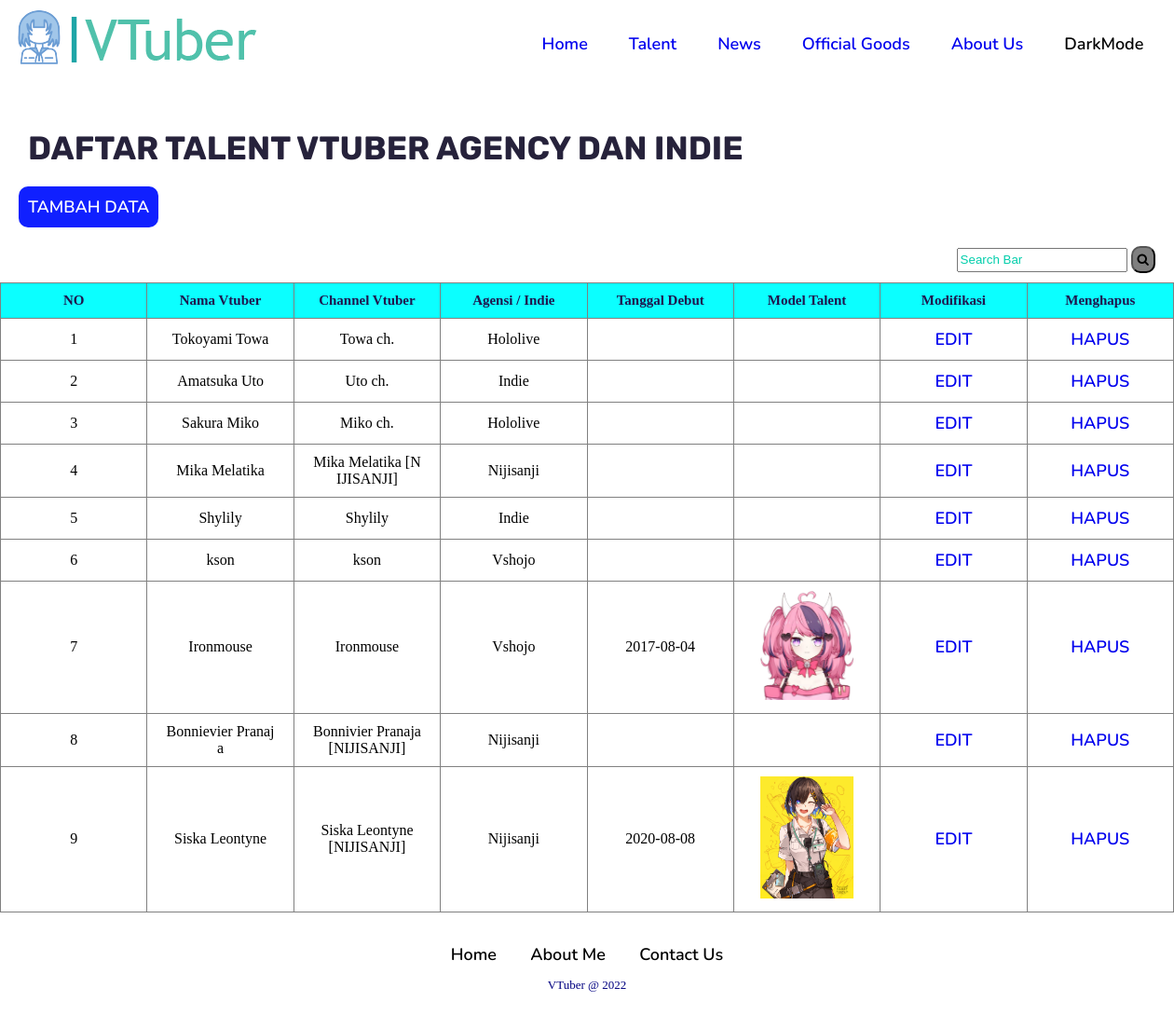
/talent.php (signed in), run on the app's committed database.
### tables this page shows
CREATE TABLE `agency` (
  `id` int(11) NOT NULL,
  `nama` varchar(100) NOT NULL,
  `ytname` varchar(50) NOT NULL,
  `status` varchar(50) NOT NULL,
  `debut` varchar(20) NOT NULL,
  `gambar` varchar(50) NOT NULL
);

### talent.php (the view, shortened to what this page needs)
<?php
    require 'config.php';
    $result = mysqli_query($db, "SELECT * FROM agency");
?>
<!DOCTYPE html>
<html lang="en">
<head>
    <link rel="stylesheet" href="https://cdnjs.cloudflare.com/ajax/libs/font-awesome/4.7.0/css/font-awesome.min.css">
    <link rel="stylesheet" href="styletalent.css">
</head>
<body>
    <header id ="Home">
        <nav>
            <a href="#Home"><img class="Logo" src="logo.png" alt="vtube" id="logo"></a>
            <div class="navi" id="naviList">
                <ul id="listNav">
                    <li><a href="index.php">Home</a></li>
                    <li id="talent_id"><a href="talent.php">Talent</a></li>
                    <li id="news_id"><a href="#News">News</a></li>
                    <li id="goods_id"><a href="#Goods">Official Goods</a></li>
                    <li id="about_id"><a href="about.html">About Us</a></li>
                    <li id="darkmode_id">DarkMode</li>
                </ul>
            </div>
        </nav>
    </header>
    <div class="head-table">
        <h3>DAFTAR TALENT VTUBER AGENCY DAN INDIE</h3> <br>
    </div>
    <div>
        <button class="addbutton"><a href="formadd.php" style="text-decoration: none;">TAMBAH DATA</a></button>
        <form action="" method="post" enctype="multipart/form-data">
            <table id="tablesearch">
            <tr>
                <td>
                <div class="searchbar">
                    <input type="text" name="keyword" id="keyword" class="form-control" placeholder="Search Bar">
                    <button type="submit" class="searchbtn" name="search">
                        <i class="fa fa-search"></i>
                    </button>
                </div>
                </td>
            </tr>
            </table>
        </form>
    </div>
    <div class="tableview" >
        <table border="1">
            <tr>
                <th>NO</th>
                <th>Nama Vtuber</th>
                <th>Channel Vtuber</th>
                <th>Agensi / Indie</th>
                <th>Tanggal Debut</th>
                <th>Model Talent</th>
                <th>Modifikasi</th>
                <th>Menghapus</th>
            </tr>
                <?php
                    $i = 1;
                    while ($row = mysqli_fetch_assoc($result)) {
                ?>
            <tr>
                <td><?=$i?></td>
                <td><?=$row['nama']?></td>
                <td><?=$row['ytname']?></td>
                <td><?=$row['status']?></td>
                <td><?=$row['debut']?></td>
                <td><img src="model/<?=$row['gambar']?>" alt="" width="100px"></td>
                <td class="edit"><a href="editform.php?id=<?=$row['id']?>">EDIT</a></td>
                <td class="del"><a href="hapusform.php?id=<?=$row['id']?>">HAPUS</a></td>
            </tr>
                <?php
                    $i++;
                }
                ?>
        </table>
    </div>
    <footer>
        <ul id="footer_id">
            <li><a href="#Home">Home</a></li>
            <li><a href="about.html">About Me</a></li>
            <li><a href="#Contact">Contact Us</a></li>
        </ul>
        <p class="hakcipta" id="hc">
            VTuber @ 2022
        </p>
    </footer>
</body>
</html>

### styletalent.css (style rules this page uses)
* { margin: 0; padding: 0; }
header { height: 88px; background-color: white; }
.Logo { cursor: pointer; }
#darkmode_id { cursor: pointer; }
li, a { font-family: "Nunito", sans-serif; font-size: 18px; font-weight: 600; }
nav { margin: auto; display: flex; padding: 7px 1%; justify-content: space-between; align-items: center; }
.navi { list-style: none; }
#naviList { background-color: none; }
.navi ul li { display: inline-block; padding: 0px 20px; }
.navi ul li a { transition: all 0.3s ease 0; }
.head-table { font-family: "Rubik", sans-serif; margin-left: 10px; margin-right: 10px; margin-top: 30px; width: 100%; display: flex; justify-content: space-between; align-items: center; padding: 20px; background-color: transparent; font-size: 30px; color: #26223B; }
.searchbtn { background-color: #00ceab; }
.addbutton a:link { color: white; }
.addbutton { background-color: #1020ff; border-radius: 10px; color: #ffffff; font-weight: bold; padding: 10px 10px; margin-left: 20px; margin-bottom: 10px; border: none; cursor: pointer; }
#tablesearch { display: flex; justify-content: flex-end; }
.form-control { height: 22px; padding-left: 2px; }
.form-control ::placeholder { color: grey; }
.searchbtn { background-color: grey; border-radius: 10px; padding: 5px 5px; justify-content: flex-end; }
.searchbtn i { color: black; }
table { width: 100%; table-layout: fixed; min-width: 1000px; border-collapse: collapse; }
.tableview th { position: sticky; top: 0; background-color: #0bffff; color: #1f154e; font-size: 15px; }
.tableview th, td { padding: 10px 20px; word-break: break-all; text-align: center; }
::placeholder { color: #00ceab; }
a:hover, a:visited, a:link, a:active { text-decoration: none; }
.edit, .del { cursor: pointer; }
footer { padding: 30px 0px; background-color: white; font: Rubik, sans-serif; height: 50px; width: 100%; position: absolute; }
footer ul { list-style: none; font-size: 25px; line-height: 1; text-align: center; }
footer ul li a { color: black; text-decoration: none; }
footer ul li { display: inline-block; padding: 0 15px; }
footer .hakcipta { margin-top: 15px; text-align: center; font-size: 13px; color: navy; }

### data on the page
agency: nama "Tokoyami Towa", ytname "Towa ch.", status "Hololive"
agency: nama "Amatsuka Uto", ytname "Uto ch.", status "Indie"
agency: nama "Sakura Miko", ytname "Miko ch.", status "Hololive"
agency: nama "Mika Melatika", ytname "Mika Melatika [NIJISANJI]", status "Nijisanji"
agency: nama "Shylily", ytname "Shylily", status "Indie"
agency: nama "kson", ytname "kson", status "Vshojo"
agency: nama "Ironmouse", ytname "Ironmouse", status "Vshojo", debut "2017-08-04", gambar (picture)
agency: nama "Bonnievier Pranaja", ytname "Bonnivier Pranaja [NIJISANJI]", status "Nijisanji"
agency: nama "Siska Leontyne", ytname "Siska Leontyne [NIJISANJI]", status "Nijisanji", debut "2020-08-08", gambar (picture)
